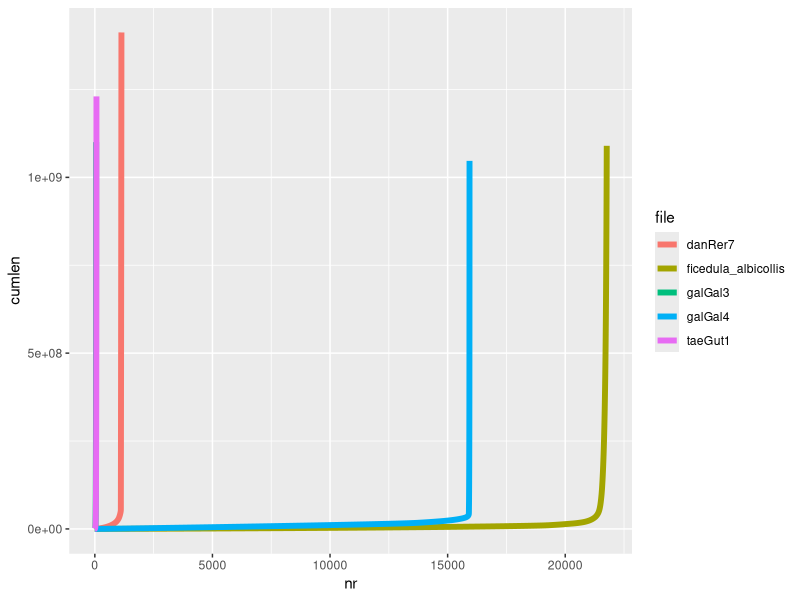
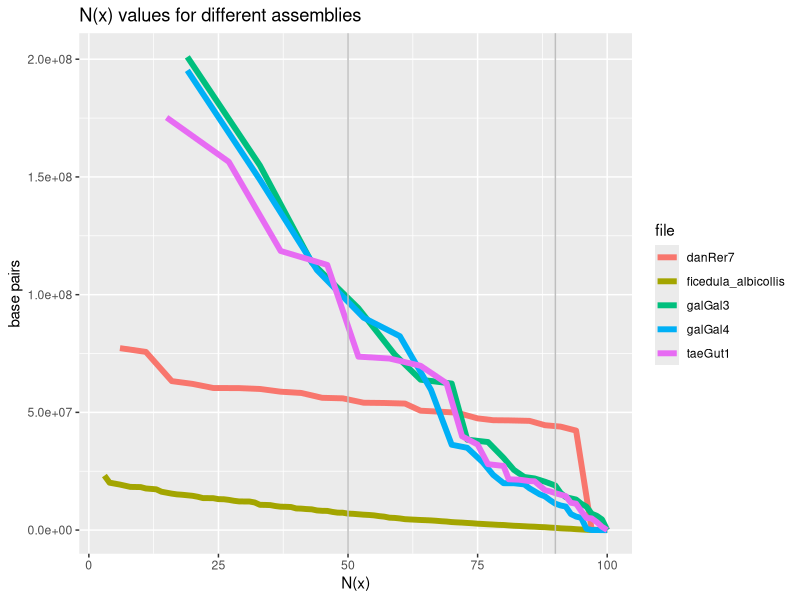
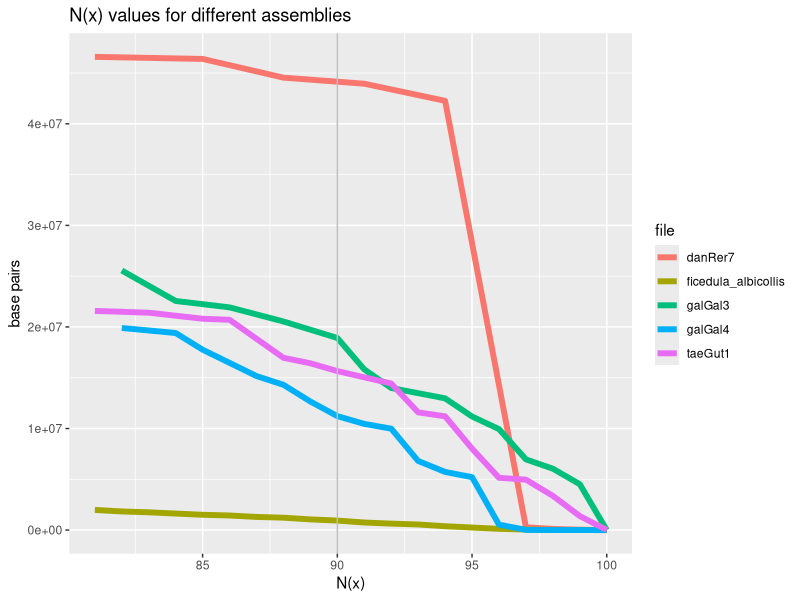
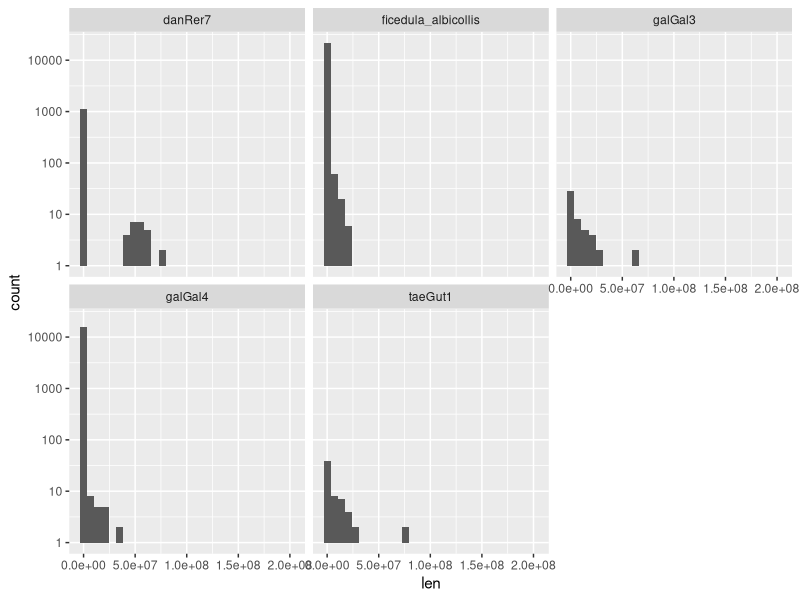

The R source for these figures, in order:
#
# contig snakes
#

library(dplyr)
library(ggplot2)

# read the data
d <- read.delim("genomes/all.tsv", col.names=c("file", "contig", "len"))

dm <- d %>% group_by(file) %>% arrange(len) %>% mutate(nr=row_number(), cumlen=cumsum(len))

# check if everything is ok
dm %>% group_by(file) %>% summarize(m=max(cumlen))

# plot the snake v1
ggplot(dm, aes(nr, cumlen, colour=file)) + geom_line(size=2)

# calculate Nx
# order by descending contig length
# calculate relative portion of the whole assembly covered by given contig
# discretize portions to 100 bins
# pick the shortest contig from each bin as N(x)
dnx <- d %>% 
  group_by(file) %>%
  arrange(desc(len)) %>%
  mutate(cumlen=cumsum(len), cumrel=cumlen/max(cumlen), nx=cut(100*cumrel, 0:100, labels=1:100)) %>%
  group_by(file, nx) %>% 
  summarize(mlen=min(len)) %>%
  mutate(nx=as.numeric(nx))

ggplot(dnx, aes(nx, mlen, colour=file)) + 
  geom_line(size=2) +
  geom_vline(xintercept=50, colour="gray") + 
  geom_vline(xintercept=90, colour="gray") +
  xlab("N(x)") + ylab("base pairs") + ggtitle("N(x) values for different assemblies")

# the same with a bit more resolution at the end
ggplot(dnx %>% filter(nx > 80), aes(nx, mlen, colour=file)) + 
  geom_line(size=2) +
  geom_vline(xintercept=90, colour="gray") +
  xlab("N(x)") + ylab("base pairs") + ggtitle("N(x) values for different assemblies")

# compare the information provided with a historam
ggplot(d, aes(len)) + geom_histogram() + facet_wrap(~file) + scale_y_log10()
